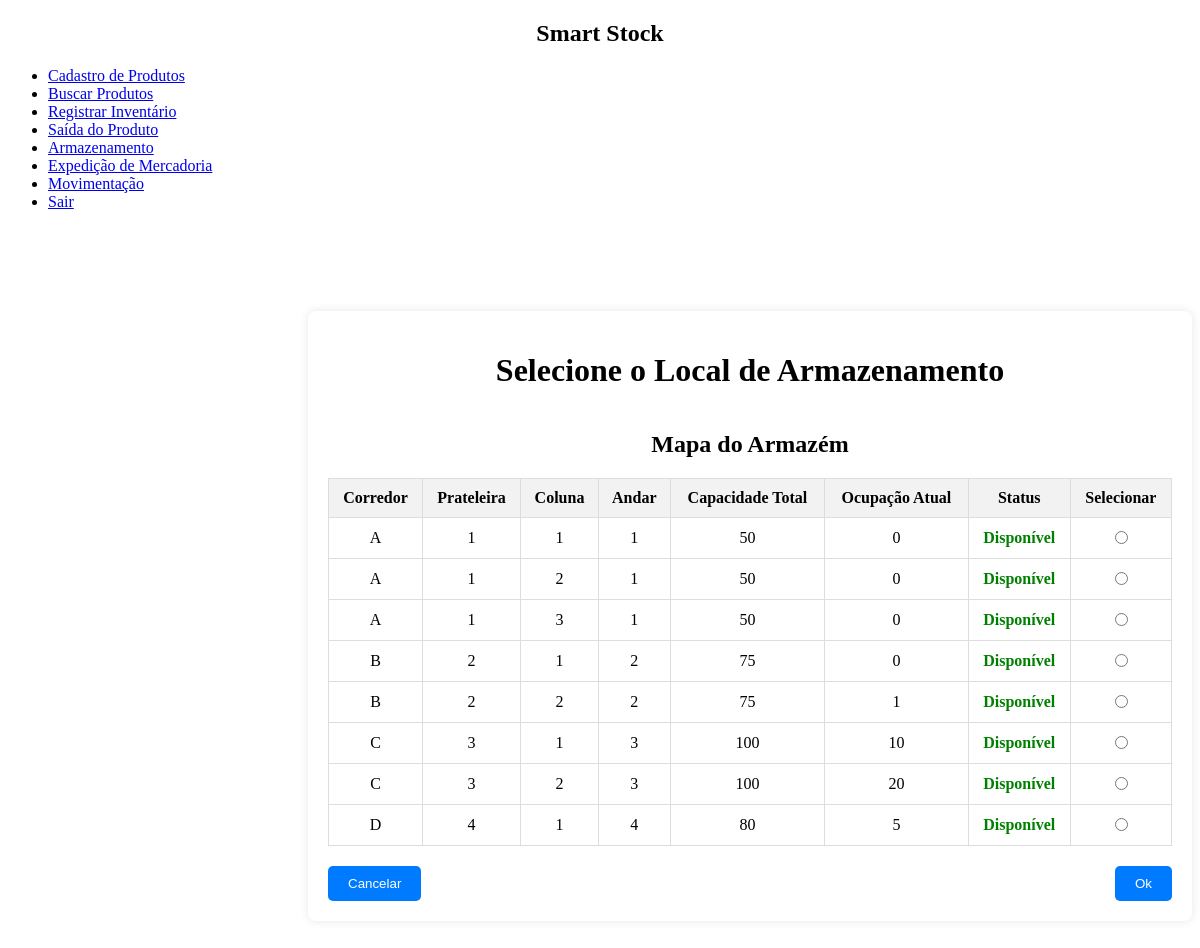
Before: /view/Armazenamento.php (signed in) with the older database file.
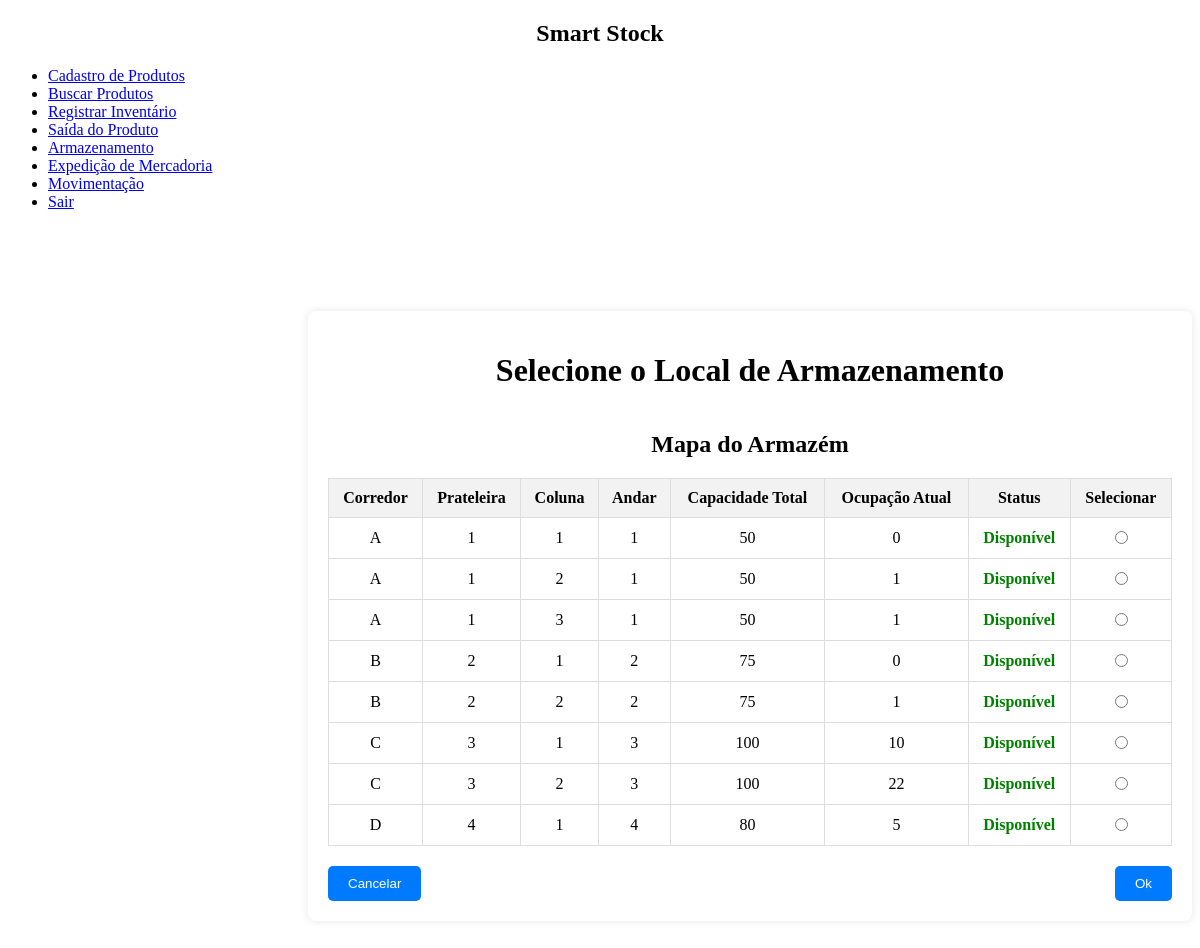
After: the same page with the newer database file.
### tables this page shows
CREATE TABLE `localizacao` (
  `localizacao_id` int NOT NULL,
  `corredor` varchar(50) DEFAULT NULL,
  `prateleira` varchar(255) NOT NULL,
  `coluna` varchar(255) NOT NULL,
  `andar` int NOT NULL,
  `capacidade_total` int NOT NULL,
  `ocupacao_atual` int NOT NULL
);

### dao/LocalizacaoDao.php (called while the page is built, shortened)
<?php
class LocalizacaoDAO
{
    public static function listarLocalizacao()
    {
        try {
            $conexao = Conexao::conectar();
            $query = "SELECT * FROM localizacao";
            $stmt = $conexao->prepare($query);
            $stmt->execute();
            return $stmt->fetchAll(PDO::FETCH_ASSOC);
        } catch (PDOException $e) {
            throw new Exception('Erro ao listar localizações: ' . $e->getMessage());
        }
    }
}

### view/Armazenamento.php (the view, shortened to what this page needs)
<!DOCTYPE html>
<html lang="pt-BR">
<head>
</head>
<?php
$localizacoes = LocalizacaoDao::ListarLocalizacao();
?>
<body>
    <header id="header">
        <nav id="navbar">
            <h1 id="system-name">Smart Stock</h1>
            <ul id="nav">
                <li class="nav-item"><a href="cadastroProduto.php">Cadastro de Produtos</a></li>
                <li class="nav-item"><a href="listaProduto.php">Buscar Produtos</a></li>
                <li class="nav-item"><a href="registrarInventario.php">Registrar Inventário</a></li>
                <li class="nav-item"><a href="registrarSaidaProduto.php">Saída do Produto</a></li>
                <li class="nav-item"><a href="Armazenamento.php">Armazenamento</a></li>
                <li class="nav-item"><a href="ExpediçãodeMercadoria.php">Expedição de Mercadoria</a></li>
                <li class="nav-item"><a href="movimentacao.php">Movimentação</a></li>
                <li class="nav-item"><a href="../index.php">Sair</a></li>
            </ul>
        </nav>
    </header>
    <div class="container">
        <h1>Selecione o Local de Armazenamento</h1>
        <form id="form-locacao" action="../controller/cadastrarLocalizacao.php" method="post">
            <div class="map">
                <h2>Mapa do Armazém</h2>
                <table id="warehouse-map">
                    <thead>
                        <tr>
                            <th>Corredor</th>
                            <th>Prateleira</th>
                            <th>Coluna</th>
                            <th>Andar</th>
                            <th>Capacidade Total</th>
                            <th>Ocupação Atual</th>
                            <th>Status</th>
                            <th>Selecionar</th>
                        </tr>
                    </thead>
                    <tbody id="location-table">
                        <?php foreach ($localizacoes as $localizacao): ?>
                            <tr>
                                <td><?php echo htmlspecialchars($localizacao['corredor']); ?></td>
                                <td><?php echo htmlspecialchars($localizacao['prateleira']); ?></td>
                                <td><?php echo htmlspecialchars($localizacao['coluna']); ?></td>
                                <td><?php echo htmlspecialchars($localizacao['andar']); ?></td>
                                <td><?php echo htmlspecialchars($localizacao['capacidade_total']); ?></td>
                                <td><?php echo htmlspecialchars($localizacao['ocupacao_atual']); ?></td>
                                <td class="<?php echo ($localizacao['ocupacao_atual'] < $localizacao['capacidade_total']) ? 'status-disponivel' : 'status-sobrecarregado'; ?>">
                                    <?php echo ($localizacao['ocupacao_atual'] < $localizacao['capacidade_total']) ? 'Disponível' : 'Sobrecarregado'; ?>
                                </td>
                                <td>
                                    <input type="radio" name="localizacao_id" value="<?php echo htmlspecialchars($localizacao['localizacao_id']); ?>"
                                        data-corredor="<?php echo htmlspecialchars($localizacao['corredor']); ?>"
                                        data-prateleira="<?php echo htmlspecialchars($localizacao['prateleira']); ?>"
                                        data-coluna="<?php echo htmlspecialchars($localizacao['coluna']); ?>"
                                        data-andar="<?php echo htmlspecialchars($localizacao['andar']); ?>"
                                        data-capacidade="<?php echo htmlspecialchars($localizacao['capacidade_total']); ?>"
                                        data-ocupacao="<?php echo htmlspecialchars($localizacao['ocupacao_atual']); ?>"
                                        onchange="updateSelectedLocation(this)" required>
                                </td>
                            </tr>
                        <?php endforeach; ?>
                    </tbody>
                </table>
            </div>
            <div class="buttons">
                <button type="button" id="btn-cancelar">Cancelar</button>
                <button type="submit" id="btn-ok">Ok</button>
            </div>
        </form>
    </div>
</body>
</html>

### view/Armazenamento.php (style rules this page uses)
.container { flex-grow: 1; margin: 100px auto; margin-left: 300px; background: white; padding: 20px; border-radius: 8px; box-shadow: 0 0 10px rgba(0, 0, 0, 0.1); }
h1, h2 { text-align: center; }
.map { margin: 20px 0; display: flex; flex-direction: column; }
table { width: 100%; border-collapse: collapse; }
th, td { padding: 10px; border: 1px solid #ddd; text-align: center; }
th { background-color: #f2f2f2; }
.buttons { display: flex; justify-content: space-between; }
button { padding: 10px 20px; border: none; background-color: #007BFF; color: white; cursor: pointer; border-radius: 5px; }
.status-disponivel { color: green; font-weight: bold; }

Changed rows visible on the page:
changed localizacao (number 2 of 8 on the later page): ocupacao_atual "0" → "1"
changed localizacao (number 3 of 8 on the later page): ocupacao_atual "0" → "1"
changed localizacao (number 7 of 8 on the later page): ocupacao_atual "20" → "22"
